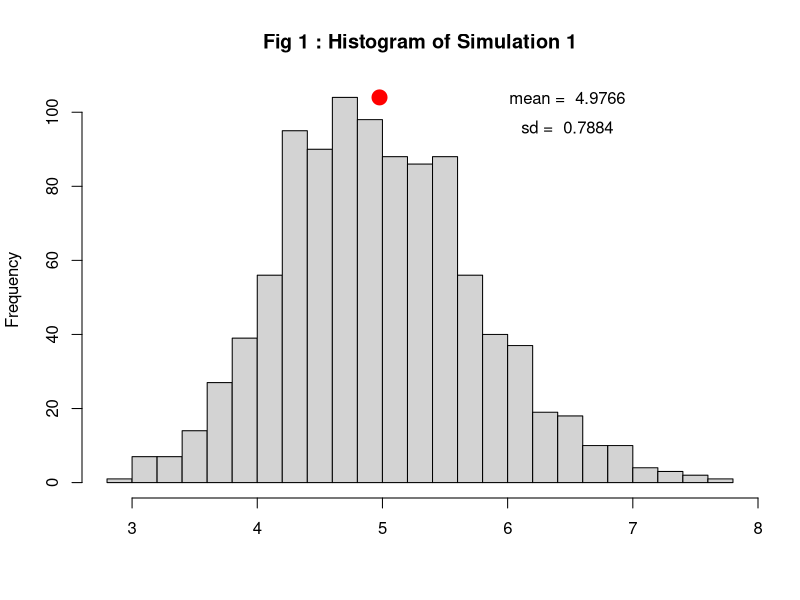
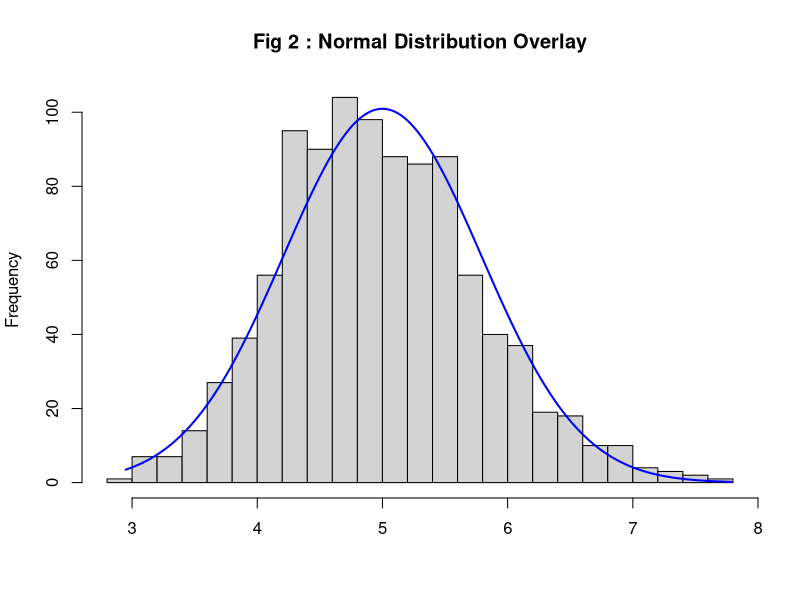
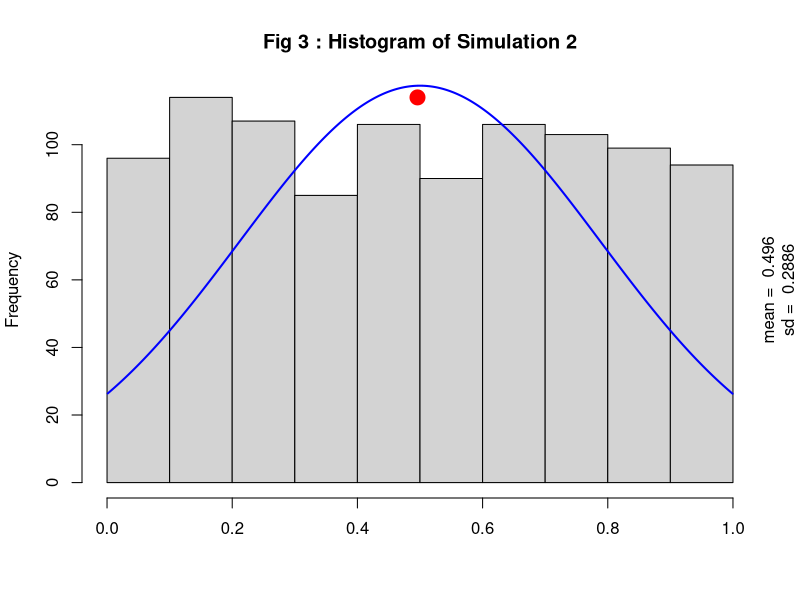
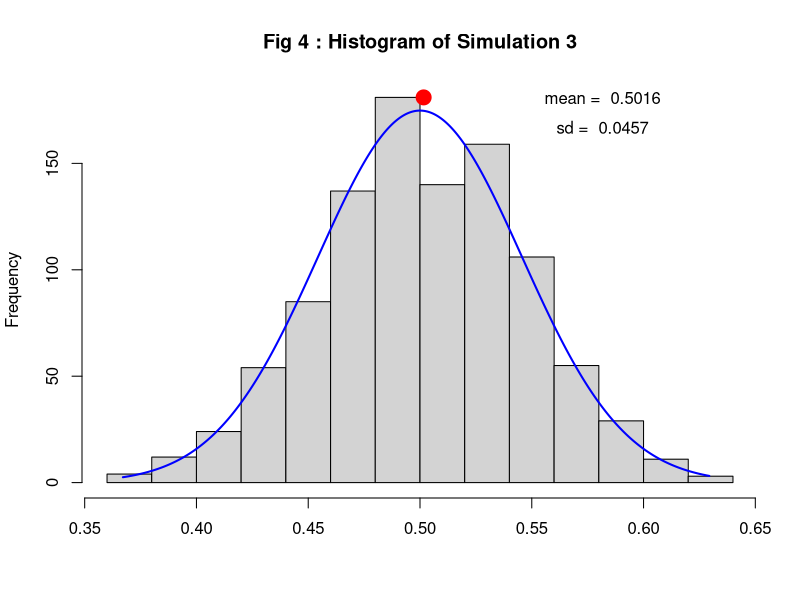

Write R code to recreate these figures, in order.
## ---- chunk 1
set.seed(5555)
n <- 40
trials <-1000
lambda <- 0.2
expMean <- 1/lambda
expSD <- (1/lambda)/sqrt(n)
figureCount <- 1

figureNumber <- function(name,figureCount) {
    figureCount <<- figureCount+1
    figureText <- paste("Fig",as.character(figureCount),":",name)
}
## ---- chunk 2
sim1 <- apply(matrix(rexp(n*trials,lambda),trials),1,mean)
## ---- chunk 3
simMean <- mean(sim1)
simSD <- sd(sim1)
simHist <- hist(sim1,breaks="Scott",main = figureNumber("Histogram of Simulation 1",figureCount),xlab="")
yMax <- max(simHist$counts)
meanText <- paste("mean = ",as.character(round(simMean,4)))
sdText <- paste("sd = ",as.character(round(simSD,4)))
points(simMean,yMax,col="red",cex=2,pch=21,bg="red")
text(x = simMean+1.5 ,y = yMax, meanText)
text(x = simMean+1.5 ,y = yMax-8, sdText)
## ---- chunk 4
simHist <- hist(sim1,breaks="Scott",main = figureNumber("Normal Distribution Overlay",figureCount),xlab = "")
xfit<-seq(min(sim1),max(sim1),length=1000) 
yfit<-dnorm(xfit,mean=expMean,sd=expSD) 
yfit <- yfit*diff(simHist$mids[1:2])*length(sim1) 
lines(xfit, yfit, col="blue", lwd=2)
## ---- chunk 5
a <- 0
b <- 1
unfMean <- 1/2*(a+b)
unfSD <- sqrt((1/12)*(b-a)^2)
unfSampleSD <- sqrt((unfSD^2)/n)
## ---- chunk 6
sim2 <- runif(trials)
## ---- chunk 7
simHist <- hist(sim2,breaks="Scott",main = figureNumber("Histogram of Simulation 2",figureCount),xlab="")
simMean <- mean(sim2)
simSD <- sd(sim2)
xfit<-seq(min(sim2),max(sim2),length=1000) 
yfit<-dnorm(xfit,mean=unfMean,sd=unfSD)
yfit <- yfit*diff(simHist$mids[1:2])*length(sim2) 
lines(xfit, yfit*.85, col="blue", lwd=2)
yMax <- max(simHist$counts)
meanText <- paste("mean = ",as.character(round(simMean,4)))
sdText <- paste("sd = ",as.character(round(simSD,4)))
points(simMean,yMax,col="red",cex=2,pch=21,bg="red")
mtext(text = meanText,side = 4,line=0)
mtext(sdText,4,line=1)
## ---- chunk 8
sim3 <- apply(matrix(runif(n*trials),trials),1,mean)
## ---- chunk 9
simHist <- hist(sim3,breaks="Scott",main = figureNumber("Histogram of Simulation 3",figureCount),xlab="")
simMean <- mean(sim3)
simSD <- sd(sim3)
xfit<-seq(min(sim3),max(sim3),length=1000) 
yfit<-dnorm(xfit,mean=unfMean,sd=unfSampleSD)
yfit <- yfit*diff(simHist$mids[1:2])*length(sim3) 
lines(xfit, yfit, col="blue", lwd=2)
yMax <- max(simHist$counts)
meanText <- paste("mean = ",as.character(round(simMean,4)))
sdText <- paste("sd = ",as.character(round(simSD,4)))
points(simMean,yMax,col="red",cex=2,pch=21,bg="red")
text(x = simMean+.08 ,y = yMax, meanText)
text(x = simMean+.08 ,y = yMax-14, sdText)

